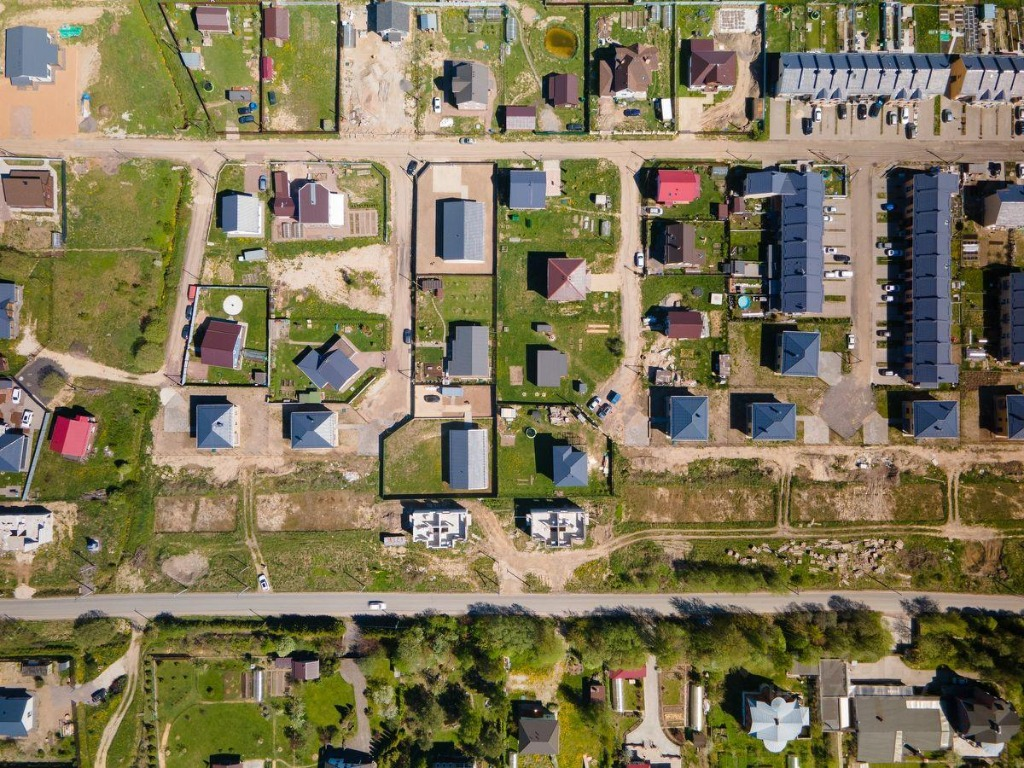
#> input picture data/sample_images/real_aerial_1.jpg, 1024 x 768 px, found by its file name
$ python test_real_images.py
#> lines starting #> are read from the running program, lines starting #| are printed output that depends on the picture; after the words box and inside, x2 and y2 are one past the last pixel; in counts of white or black regions, pixels touching at a corner belong together
### backend/services/image_processing.py
import cv2
import numpy as np
from PIL import Image


def load_image_cv(image_path: str) -> np.ndarray:
    """Loads an image using OpenCV or PIL (supports PNG, JPG, TIFF)."""
    # OpenCV imread doesn't support 16-bit GeoTIFF multi-band directly well without flags
    img = cv2.imread(image_path)
    if img is None:
        # Fallback to PIL then convert to BGR array
        pil_img = Image.open(image_path).convert("RGB")
        img = cv2.cvtColor(np.array(pil_img), cv2.COLOR_RGB2BGR)
    return img


def preprocess_image(img_bgr: np.ndarray):
    """
    Preprocesses satellite image for segmentation:
    - Gaussian Denoising
    - HSV color space conversion
    - Grayscale + Contrast Adjustment (CLAHE)
    - Canny Edge Map
    """
    # Denoise
    blurred = cv2.GaussianBlur(img_bgr, (5, 5), 0)

    # HSV conversion
    hsv = cv2.cvtColor(blurred, cv2.COLOR_BGR2HSV)

    # Grayscale & CLAHE contrast boost
    gray = cv2.cvtColor(blurred, cv2.COLOR_BGR2GRAY)
    clahe = cv2.createCLAHE(clipLimit=2.0, tileGridSize=(8, 8))
    enhanced_gray = clahe.apply(gray)

    # Edge map
    edges = cv2.Canny(enhanced_gray, 50, 150)

    return {
        "bgr": img_bgr,
        "blurred": blurred,
        "hsv": hsv,
        "gray": enhanced_gray,
        "edges": edges
    }

### backend/services/detection.py
import os
import cv2
import numpy as np
from services.image_processing import load_image_cv, preprocess_image

RESULTS_DIR = os.path.join(os.path.dirname(os.path.dirname(os.path.abspath(__file__))), "results")


def analyze_image(image_path: str, image_id: str = None, meta: dict = None) -> dict:
    """
    Analyzes real-world aerial/satellite imagery to detect land features:
    - Buildings (Slate blue/gray, terracotta red/orange, light concrete roofs)
    - Roads (Paved asphalt highways & unpaved dirt access paths)
    - Vegetation (Trees, grass, gardens)
    - Open Land (Bare soil, vacant plots)
    """
#> called with image_path = 'data/sample_images/real_aerial_1.jpg', image_id = 'real_aerial_1_jpg'
    if image_id is None:
        image_id = os.path.splitext(os.path.basename(image_path))[0]

    img_bgr = load_image_cv(image_path)
#> in load_image_cv, img is the input picture: shape (768, 1024, 3); mean B, G, R 88.5, 118.6, 127.9
    height, width = img_bgr.shape[:2]
    total_pixels = height * width

    # Preprocess image
    prep = preprocess_image(img_bgr)
#> in preprocess_image, `edges = cv2.Canny(enhanced_gray, 50, 150)`:
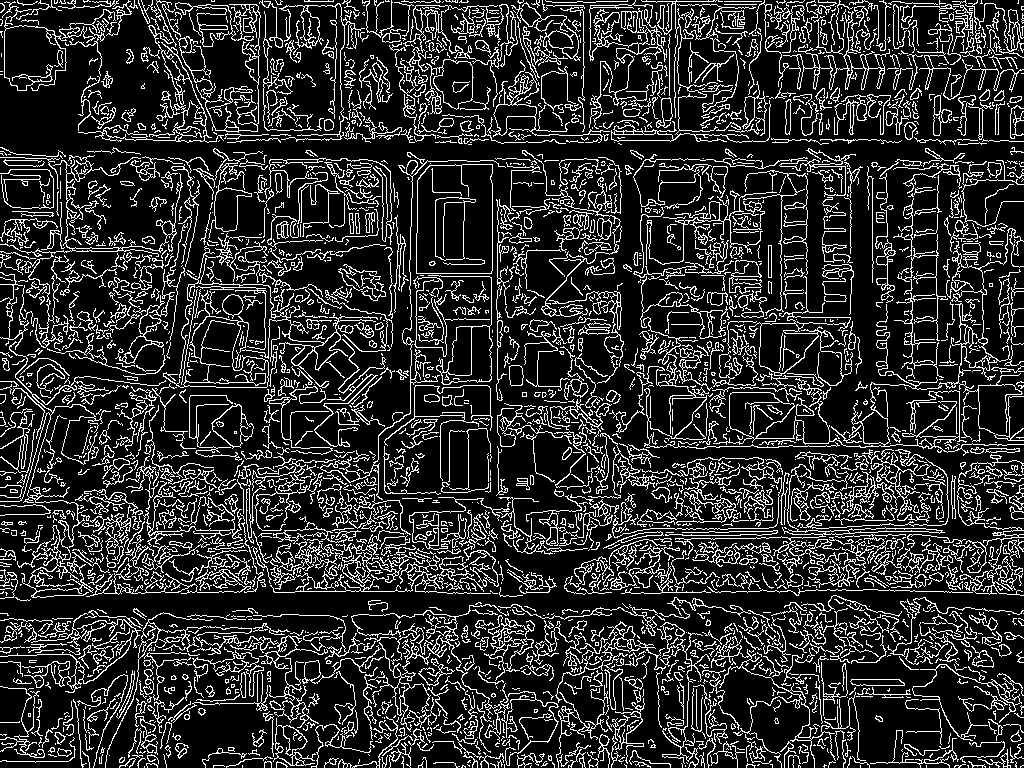
#> edges: shape (768, 1024); 18.1% white in thin lines or dots
#> prep = 5 items
    hsv = prep["hsv"]
    gray = prep["gray"]
    edges = prep["edges"]

    # -------------------------------------------------------------
    # 1. VEGETATION DETECTION (Green Trees & Lawn Canopy)
    # -------------------------------------------------------------
    lower_green = np.array([25, 25, 25])
    upper_green = np.array([90, 255, 255])
    veg_mask = cv2.inRange(hsv, lower_green, upper_green)
#> veg_mask: shape (768, 1024); 34.8% white; 458 white regions (285 under 20 px), largest, box (x1, y1, x2, y2) and area: (356, 614, 842, 768) 42871, (313, 158, 650, 534) 34803, (106, 615, 359, 768) 25216

    kernel_veg = cv2.getStructuringElement(cv2.MORPH_ELLIPSE, (5, 5))
    veg_mask = cv2.morphologyEx(veg_mask, cv2.MORPH_OPEN, kernel_veg)
#> veg_mask: shape (768, 1024); 33.4% white; 207 white regions (17 under 20 px), largest, box (x1, y1, x2, y2) and area: (357, 614, 826, 768) 36959, (414, 158, 649, 534) 30526, (106, 615, 359, 768) 24866
    veg_mask = cv2.morphologyEx(veg_mask, cv2.MORPH_CLOSE, kernel_veg)
#> veg_mask: shape (768, 1024); 34.1% white; 155 white regions (13 under 20 px)

    veg_contours, _ = cv2.findContours(veg_mask, cv2.RETR_EXTERNAL, cv2.CHAIN_APPROX_SIMPLE)
#> veg_contours = 155 contours, 26 with area under 20; largest, box (x1, y1, x2, y2) and area: (357, 611, 892, 768) 51308, (27, 615, 359, 768) 32778, (414, 158, 649, 534) 32553, (57, 0, 340, 140) 24202, (0, 158, 193, 374) 23806
    vegetation_features = []
    min_veg_area = max(50, total_pixels * 0.00025)

    for i, cnt in enumerate(veg_contours):
        area = cv2.contourArea(cnt)
        if area >= min_veg_area:
            epsilon = 0.015 * cv2.arcLength(cnt, True)
            approx = cv2.approxPolyDP(cnt, epsilon, True)
            pts = approx.reshape(-1, 2).tolist()
            if len(pts) >= 3:
                vegetation_features.append({
                    "id": f"veg_{i+1}",
                    "feature_type": "vegetation",
                    "polygon": pts,
                    "area_px": round(area, 2)
                })
#> this loop made 155 passes
#> (area, epsilon, pts) on pass 48: (438, 3.25, [[774, 522], [726, 521], [676, 527], [769, 527]])
#> after the loop, vegetation_features = 45 items

    # -------------------------------------------------------------
    # 2. ROAD DETECTION (Asphalt Highways & Unpaved Dirt Paths)
    # -------------------------------------------------------------
    # Paved asphalt (slate gray)
    lower_asphalt = np.array([0, 0, 40])
    upper_asphalt = np.array([180, 50, 210])
    asphalt_mask = cv2.inRange(hsv, lower_asphalt, upper_asphalt)
#> asphalt_mask: shape (768, 1024); 14.9% white; 726 white regions (449 under 20 px), largest, box (x1, y1, x2, y2) and area: (0, 574, 939, 640) 18208, (770, 59, 952, 140) 7934, (822, 659, 953, 761) 5971

    # Unpaved dirt paths (tan/gray pathways)
    lower_dirt = np.array([10, 15, 80])
    upper_dirt = np.array([32, 85, 220])
    dirt_mask = cv2.inRange(hsv, lower_dirt, upper_dirt)
#> dirt_mask: shape (768, 1024); 22.1% white; 902 white regions (604 under 20 px), largest, box (x1, y1, x2, y2) and area: (0, 0, 1024, 489) 92406, (0, 499, 1024, 752) 26666, (851, 691, 1019, 768) 6039

    road_mask = cv2.bitwise_or(asphalt_mask, dirt_mask)
#> road_mask: shape (768, 1024); 31.4% white; 791 white regions (548 under 20 px), largest, box (x1, y1, x2, y2) and area: (0, 0, 1024, 565) 151926, (0, 498, 1024, 752) 38647, (789, 657, 1019, 768) 11900
    road_mask = cv2.bitwise_and(road_mask, cv2.bitwise_not(veg_mask))
#> road_mask: shape (768, 1024); 30% white; 681 white regions (455 under 20 px), largest, box (x1, y1, x2, y2) and area: (0, 0, 1024, 487) 136718, (0, 498, 1024, 752) 38208, (789, 657, 1019, 768) 11847

    # Directional morphology to connect elongated transport paths
    k_horiz = cv2.getStructuringElement(cv2.MORPH_RECT, (21, 3))
    k_vert = cv2.getStructuringElement(cv2.MORPH_RECT, (3, 21))
    road_horiz = cv2.morphologyEx(road_mask, cv2.MORPH_OPEN, k_horiz)
#> road_horiz: shape (768, 1024); 15.6% white; 205 white regions, largest, box (x1, y1, x2, y2) and area: (0, 590, 1024, 628) 21532, (605, 114, 1024, 164) 10723, (794, 661, 1006, 762) 9415
    road_vert = cv2.morphologyEx(road_mask, cv2.MORPH_OPEN, k_vert)
#> road_vert: shape (768, 1024); 14.6% white; 188 white regions, largest, box (x1, y1, x2, y2) and area: (762, 59, 908, 406) 18308, (0, 564, 370, 652) 10026, (909, 68, 1024, 172) 7758
    combined_road_mask = cv2.bitwise_or(road_horiz, road_vert)
#> combined_road_mask: shape (768, 1024); 20.1% white; 136 white regions, largest, box (x1, y1, x2, y2) and area: (605, 59, 1024, 445) 36340, (0, 532, 1024, 652) 25318, (794, 657, 1019, 765) 10739

    kernel_road_close = cv2.getStructuringElement(cv2.MORPH_RECT, (7, 7))
    combined_road_mask = cv2.morphologyEx(combined_road_mask, cv2.MORPH_CLOSE, kernel_road_close)
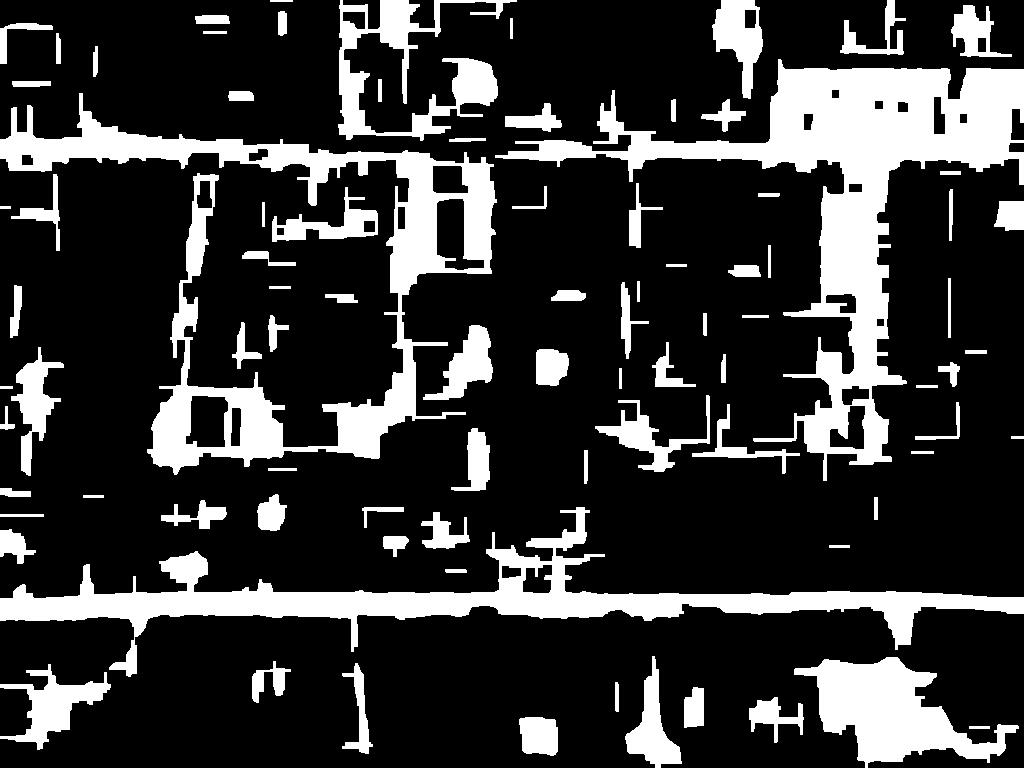
#> combined_road_mask: shape (768, 1024); 21.7% white; 88 white regions

    road_contours, _ = cv2.findContours(combined_road_mask, cv2.RETR_EXTERNAL, cv2.CHAIN_APPROX_SIMPLE)
#> road_contours = 88 contours; largest, box (x1, y1, x2, y2) and area: (495, 59, 1024, 481) 45236, (0, 93, 497, 475) 37288, (0, 507, 1024, 677) 27698, (794, 657, 1019, 768) 11106, (338, 0, 517, 141) 7480
    road_features = []
    min_road_area = max(120, total_pixels * 0.0004)

    for i, cnt in enumerate(road_contours):
        area = cv2.contourArea(cnt)
        if area >= min_road_area:
            epsilon = 0.018 * cv2.arcLength(cnt, True)
            approx = cv2.approxPolyDP(cnt, epsilon, True)
            pts = approx.reshape(-1, 2).tolist()
            if len(pts) >= 3:
                road_features.append({
                    "id": f"road_{i+1}",
                    "feature_type": "road",
                    "polygon": pts,
                    "area_px": round(area, 2)
                })
#> this loop made 88 passes
#> (area, epsilon, pts) on passes 2, 80: (1249, 2.58, [[520, 718], [522, 750], [555, 754], [555, 720]]), (426, 3.24, [[52, 26], [16, 23], [0, 28], [0, 63], [6, 63], [7, 28]])
#> after the loop, road_features = 36 items

    # -------------------------------------------------------------
    # 3. BUILDING DETECTION (Multi-Spectrum Roof Segmentation)
    # -------------------------------------------------------------
    # Exclude vegetation and roads
    non_veg_road = cv2.bitwise_and(cv2.bitwise_not(veg_mask), cv2.bitwise_not(combined_road_mask))
#> non_veg_road: shape (768, 1024); 44.3% white; 353 white regions (99 under 20 px), largest, box (x1, y1, x2, y2) and area: (154, 154, 1024, 597) 164182, (146, 52, 631, 208) 15402, (651, 0, 1024, 143) 13714

    # Spectrum A: Terracotta Red / Orange Clay Roofs
    roof_red1 = cv2.inRange(hsv, np.array([0, 35, 60]), np.array([22, 255, 255]))
#> roof_red1: shape (768, 1024); 37.3% white; 524 white regions (270 under 20 px), largest, box (x1, y1, x2, y2) and area: (0, 0, 1024, 768) 232262, (0, 491, 240, 603) 7407, (0, 610, 157, 762) 5826
    roof_red2 = cv2.inRange(hsv, np.array([160, 35, 60]), np.array([180, 255, 255]))
#> roof_red2: shape (768, 1024); 1.6% white; 242 white regions (210 under 20 px), largest, box (x1, y1, x2, y2) and area: (50, 415, 94, 458) 1417, (691, 41, 734, 86) 1351, (201, 322, 242, 366) 1300
    roof_red = cv2.bitwise_or(roof_red1, roof_red2)
#> roof_red: shape (768, 1024); 38.9% white; 507 white regions (263 under 20 px), largest, box (x1, y1, x2, y2) and area: (0, 0, 1024, 768) 239929, (0, 491, 240, 603) 7421, (0, 610, 157, 762) 5849

    # Spectrum B: Blue / Charcoal Slate Roofs
    roof_slate = cv2.inRange(hsv, np.array([85, 15, 30]), np.array([135, 220, 180]))
#> roof_slate: shape (768, 1024); 8.6% white; 375 white regions (192 under 20 px), largest, box (x1, y1, x2, y2) and area: (887, 167, 959, 387) 9015, (742, 166, 827, 314) 7866, (770, 51, 953, 96) 3696

    # Spectrum C: High Brightness / Concrete Roofs
    roof_bright = cv2.inRange(hsv, np.array([0, 0, 180]), np.array([180, 40, 255]))
#> roof_bright: shape (768, 1024); 5.8% white; 488 white regions (300 under 20 px), largest, box (x1, y1, x2, y2) and area: (174, 575, 675, 616) 6701, (751, 699, 809, 752) 1810, (778, 69, 865, 106) 1512

    # Combine roof masks
    roof_combined = cv2.bitwise_or(roof_red, roof_slate)
#> roof_combined: shape (768, 1024); 47.6% white; 770 white regions (424 under 20 px), largest, box (x1, y1, x2, y2) and area: (0, 0, 1024, 768) 285879, (742, 164, 827, 314) 7894, (0, 491, 240, 603) 7764
    roof_combined = cv2.bitwise_or(roof_combined, roof_bright)
#> roof_combined: shape (768, 1024); 52.2% white; 566 black regions (375 under 20 px), largest, box (x1, y1, x2, y2) and area: (0, 383, 896, 768) 133016, (276, 157, 839, 595) 56867, (413, 0, 954, 142) 30677
    roof_candidates = cv2.bitwise_and(roof_combined, non_veg_road)
#> roof_candidates: shape (768, 1024); 33.9% white; 882 white regions (440 under 20 px), largest, box (x1, y1, x2, y2) and area: (547, 154, 1024, 597) 66410, (155, 449, 576, 593) 20144, (0, 0, 127, 139) 10349

    # Clean roof candidates with morphological opening & closing
    kernel_bld = cv2.getStructuringElement(cv2.MORPH_RECT, (5, 5))
    roof_candidates = cv2.morphologyEx(roof_candidates, cv2.MORPH_OPEN, kernel_bld)
#> roof_candidates: shape (768, 1024); 30.1% white; 408 white regions, largest, box (x1, y1, x2, y2) and area: (722, 355, 1024, 596) 30830, (652, 342, 832, 484) 9129, (877, 160, 960, 385) 8572
    roof_candidates = cv2.morphologyEx(roof_candidates, cv2.MORPH_CLOSE, kernel_bld)
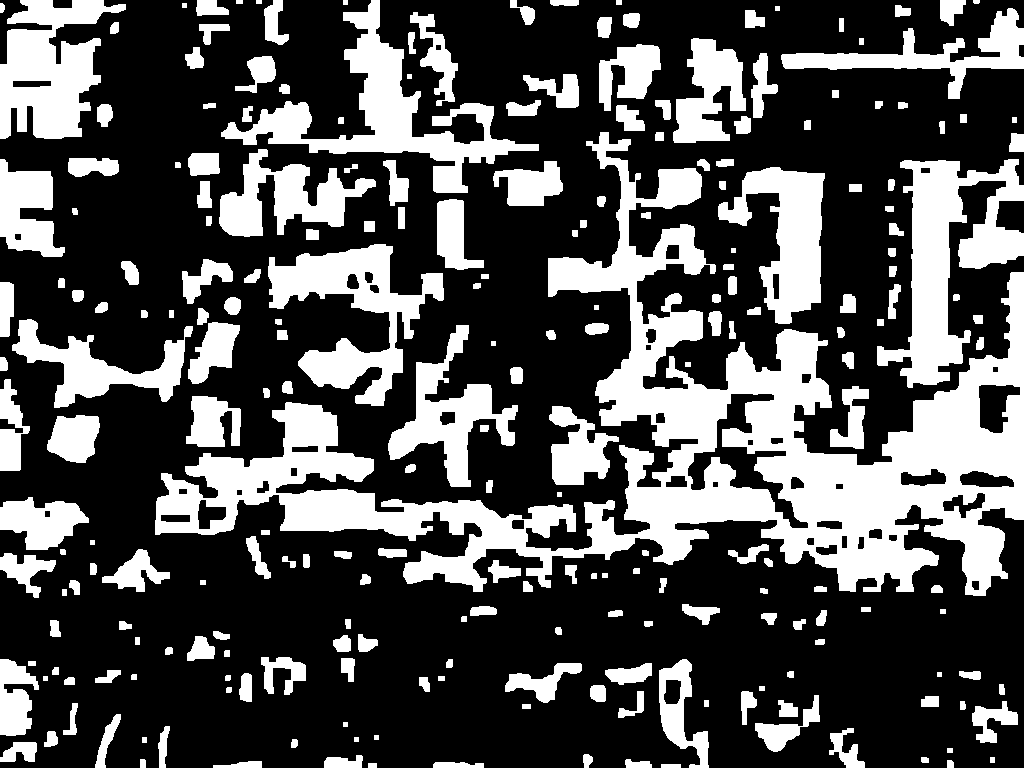
#> roof_candidates: shape (768, 1024); 31.6% white; 241 white regions

    bld_contours, _ = cv2.findContours(roof_candidates, cv2.RETR_EXTERNAL, cv2.CHAIN_APPROX_SIMPLE)
#> bld_contours = 241 contours, 17 with area under 20; largest, box (x1, y1, x2, y2) and area: (155, 132, 1024, 596) 99492, (877, 159, 1024, 388) 13254, (221, 0, 539, 193) 12272, (268, 244, 444, 406) 10607, (0, 0, 126, 139) 9992
    building_features = []
    min_bld_area = max(80, total_pixels * 0.0002)
    max_bld_area = total_pixels * 0.12

    for i, cnt in enumerate(bld_contours):
        area = cv2.contourArea(cnt)
        if min_bld_area <= area <= max_bld_area:
            x, y, w, h = cv2.boundingRect(cnt)
            rect_area = w * h
            extent = float(area) / rect_area if rect_area > 0 else 0
            aspect_ratio = float(w) / h if h > 0 else 0

            # Filter building shapes (rectangular extent >= 0.42, aspect ratio 0.15..6.0)
            if extent >= 0.42 and 0.15 <= aspect_ratio <= 6.0:
                epsilon = 0.018 * cv2.arcLength(cnt, True)
                approx = cv2.approxPolyDP(cnt, epsilon, True)
                pts = approx.reshape(-1, 2).tolist()
                if len(pts) >= 3:
                    confidence = round(min(0.98, max(0.72, extent * 1.12)), 2)
                    building_features.append({
                        "id": f"bld_{i+1}",
                        "feature_type": "building",
                        "polygon": pts,
                        "bbox": [x, y, w, h],
                        "confidence": confidence,
                        "area_px": round(area, 2)
                    })
#> this loop made 241 passes
#> (area, x, y, w, h, rect_area, extent, aspect_ratio) on pass 35: (218.5, 590, 685, 16, 17, 272, 0.803, 0.941)

    # -------------------------------------------------------------
    # 4. OPEN LAND DETECTION (Vacant Ground & Soil Patches)
    # -------------------------------------------------------------
    occupied_mask = cv2.bitwise_or(veg_mask, combined_road_mask)
    for bld in building_features:
        pts = np.array(bld["polygon"], dtype=np.int32)
        cv2.fillPoly(occupied_mask, [pts], 255)
#> this loop made 64 passes
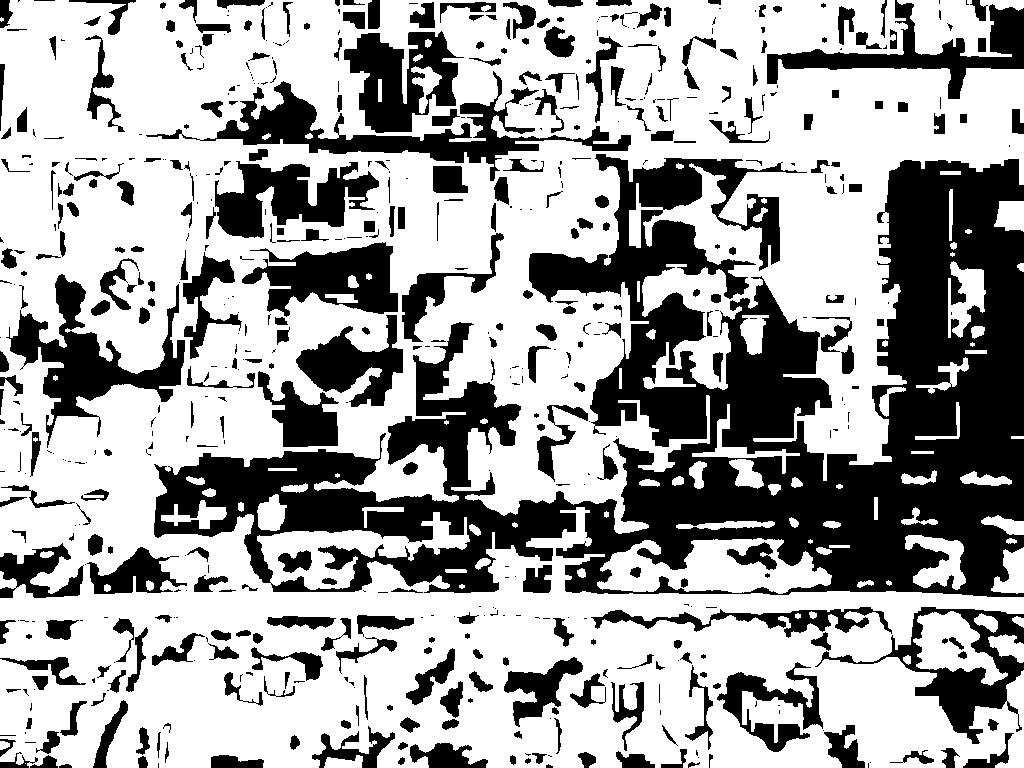
#> occupied_mask: shape (768, 1024); 64.4% white; 599 black regions (256 under 20 px), largest, box (x1, y1, x2, y2) and area: (154, 154, 1024, 597) 151291, (146, 71, 631, 181) 10006, (6, 274, 185, 448) 8905

    open_land_mask = cv2.bitwise_not(occupied_mask)
    kernel_land = cv2.getStructuringElement(cv2.MORPH_RECT, (9, 9))
    open_land_mask = cv2.morphologyEx(open_land_mask, cv2.MORPH_OPEN, kernel_land)
#> open_land_mask: shape (768, 1024); 28.1% white; 176 white regions, largest, box (x1, y1, x2, y2) and area: (585, 159, 1024, 596) 73405, (156, 452, 376, 534) 11819, (710, 286, 831, 451) 10962
#> (the rest of the program and of its run is left out)
